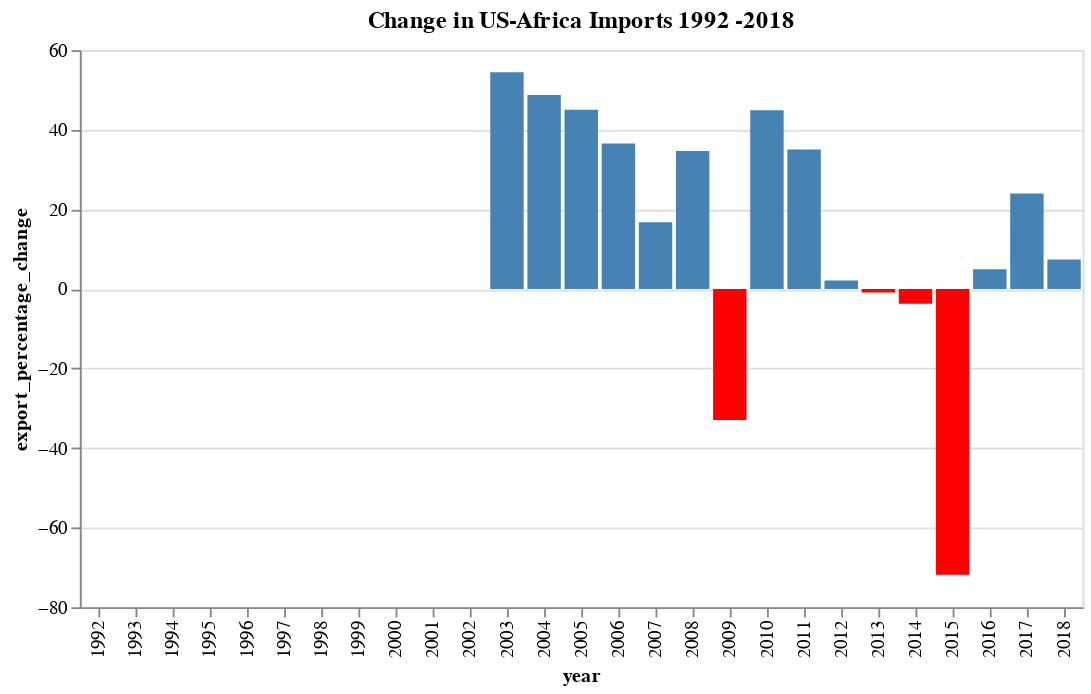

The cell this chart's notebook holds for it:
### Code cell
df = pd.DataFrame({
    'year': x_imp_year_us,
    'export_percentage_change': round(y_imp_percent_us, 2)
})

alt.Chart(df).mark_bar().encode(
    x='year:O',
    y='export_percentage_change:Q',
    tooltip = [alt.Tooltip('year:O'),
               alt.Tooltip('export_percentage_change:Q')
              ],
    color=alt.condition(
        alt.datum.export_percentage_change < 0,  # If the year is 1810 this test returns True,
        alt.value('red'),     # which sets the bar red.
        alt.value('steelblue')   # And if it's not true it sets the bar steelblue.
    ),
).interactive().properties( #adds a title 
    title='Change in US-Africa Imports 1992 -2018')

### Figure 1 — Vega-Lite specification as saved in the notebook (floating-point values rounded to 4 significant figures)
{"config": {"view": {"continuousWidth": 400, "continuousHeight": 300}}, "data": {"name": "data-92cef7afcb7789699feaa370040647f7"}, "mark": "bar", "encoding": {"color": {"condition": {"value": "red", "test": "(datum.export_percentage_change < 0)"}, "value": "steelblue"}, "tooltip": [{"type": "ordinal", "field": "year"}, {"type": "quantitative", "field": "export_percentage_change"}], "x": {"type": "ordinal", "field": "year"}, "y": {"type": "quantitative", "field": "export_percentage_change"}}, "selection": {"selector004": {"type": "interval", "bind": "scales", "encodings": ["x", "y"]}}, "title": "Change in US-Africa Imports 1992 -2018", "$schema": "https://vega.github.io/schema/vega-lite/v4.8.1.json", "datasets": {"data-92cef7afcb7789699feaa370040647f7": [{"year": 1992, "export_percentage_change": 0.0}, {"year": 1993, "export_percentage_change": 0.0}, {"year": 1994, "export_percentage_change": 0.0}, {"year": 1995, "export_percentage_change": 0.0}, {"year": 1996, "export_percentage_change": 0.0}, {"year": 1997, "export_percentage_change": 0.0}, {"year": 1998, "export_percentage_change": 0.0}, {"year": 1999, "export_percentage_change": 0.0}, {"year": 2000, "export_percentage_change": 0.0}, {"year": 2001, "export_percentage_change": 0.0}, {"year": 2002, "export_percentage_change": 0.0}, {"year": 2003, "export_percentage_change": 54.43}, {"year": 2004, "export_percentage_change": 48.72}, {"year": 2005, "export_percentage_change": 45.05}, {"year": 2006, "export_percentage_change": 36.53}, {"year": 2007, "export_percentage_change": 16.74}, {"year": 2008, "export_percentage_change": 34.67}, {"year": 2009, "export_percentage_change": -32.92}, {"year": 2010, "export_percentage_change": 44.89}, {"year": 2011, "export_percentage_change": 35.02}, {"year": 2012, "export_percentage_change": 2.11}, {"year": 2013, "export_percentage_change": -0.9}, {"year": 2014, "export_percentage_change": -3.71}, {"year": 2015, "export_percentage_change": -71.86}, {"year": 2016, "export_percentage_change": 4.93}, {"year": 2017, "export_percentage_change": 23.96}, {"year": 2018, "export_percentage_change": 7.39}]}}
